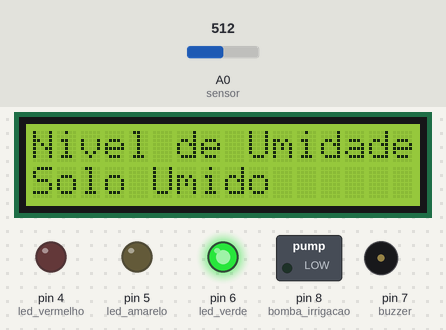
Recording of a sketch running on a simulated Arduino Uno, built with avr-gcc and run on an emulated ATmega328P. Parts: 16×2 character LCD, switched loads named in the sketch (green lamp = pin HIGH), output pins drawn as LEDs (lit = HIGH), buzzer (waves = sounding, pin HIGH). Inputs (shaded band) come from the test bench; at power-on: A0 (sensor) = 512. What the sketch prints to the serial monitor is not drawn.

Above: at 5.3 s.
5.4 s: A0 (sensor) set to 43
9.3 s: A0 (sensor) set to 36
At 11.3 s:
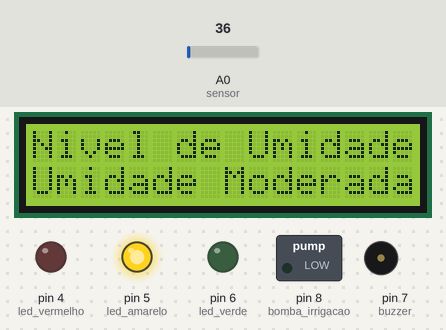
13.2 s: A0 (sensor) set to 0
At 15.3 s:
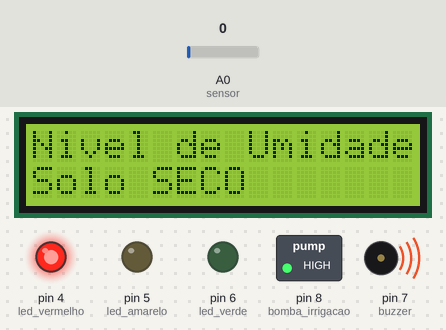
17.1 s: A0 (sensor) set to 50
At 18.7 s:
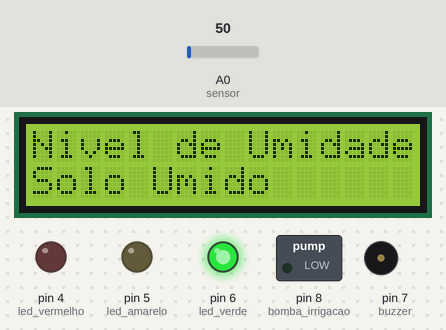
19.9 s: A0 (sensor) set to 30
At 20.8 s:
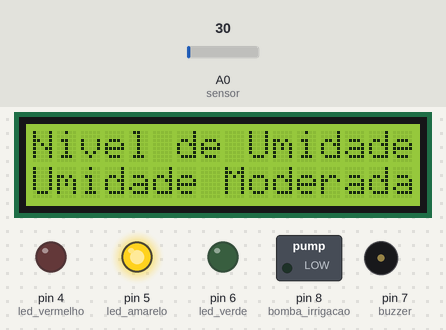
Timing chart, 0 to 22.9 s (numbered marks = the images above; inputs shaded):
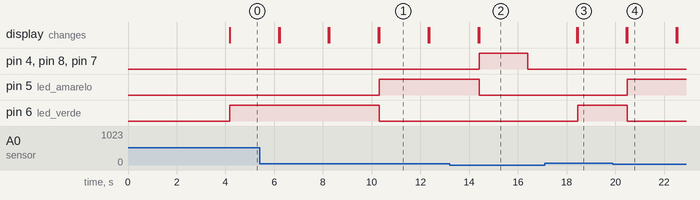

Measured:
- the behaviour switches between 41 and 40 on A0 (sensor) (found by bisection; images 0 and 1)
- after the input at 9.3 s, pin 5 (led_amarelo): LOW → HIGH after 1.0 s; pin 6 (led_verde): HIGH → LOW after 1.0 s; the display: first differs from a run without the input after 1.0 s (image 1)
- after the input at 13.2 s, pin 4 (led_vermelho), pin 8 (bomba_irrigacao), pin 7 (buzzer): LOW → HIGH after 1.2 s, → LOW 2.0 s later; pin 5 (led_amarelo): HIGH → LOW after 1.2 s; the display: first differs from a run without the input after 1.2 s (image 2)
- after the input at 17.1 s, pin 4 (led_vermelho), pin 8 (bomba_irrigacao), pin 7 (buzzer): stays LOW (without the input it goes to HIGH after 1.3 s); pin 6 (led_verde): LOW → HIGH after 1.3 s; the display: first differs from a run without the input after 1.3 s (image 3)
- after the input at 19.9 s, pin 5 (led_amarelo): LOW → HIGH after 0.60 s; pin 6 (led_verde): HIGH → LOW after 0.60 s; the display: first differs from a run without the input after 0.60 s (image 4)
- what the display in image 1 shows lasts 2.0 s, from 10.3 s to 12.3 s

The sketch:

projeto_final___prof_fabio_cardoso2.ino
```cpp
/* TRABALHO FINAL DE INTRODUÇÃO A PROGRAMAÇÃO

Professor Fábio Cardoso.

Alunos: Adam William  2015300001
        Edmar Couto   2015300009
        Marcus André  2015300019
		Yago Teixeira 2015300040

 Código implementado em C++ / Arduino para monitorar a umidade do solo e acionar uma bomba de irrigação de água para manter a umidade adequada. */

// C++ code
// Sistema de monitoramento da umidade no solo

#include <SoftwareSerial.h>
#include <LiquidCrystal_I2C.h>

//Declarando o display LCD
LiquidCrystal_I2C lcd(32, 16, 2);

int sensor = A0;
int led_vermelho = 4;
int led_amarelo = 5;
int led_verde = 6;
int buzzer = 7;
int bomba_irrigacao = 8;

void setup(){

  lcd.begin(16,2);
  Serial.begin(9600);

  pinMode(sensor, OUTPUT);

  pinMode(4,OUTPUT);
  pinMode(5,OUTPUT);
  pinMode(6,OUTPUT);
  pinMode(7,OUTPUT);
  pinMode(8,OUTPUT);

  digitalWrite(sensor, LOW);

  //Inicializa o display LCD
    lcd.init();

  	lcd.backlight();
  	lcd.leftToRight();
    lcd.setCursor(3,0);
    lcd.print("Monitor de");
    lcd.setCursor(0,1);
    lcd.print("Umidade do Solo");
    delay(4000);
}

void loop()
{
  lcd.clear();
  lcd.setCursor(0,0);
  lcd.print("Nivel de Umidade:");

    // lê o nível de tensao do pino "sensor"
    int sensorValue = analogRead(sensor);

    //Condiçoes para cada nivel de tensao
    if (sensorValue < 4) {

      Serial.print(analogRead(sensor));
      Serial.print("\n");
      lcd.setCursor(0,1);
      lcd.print("Solo SECO");
      digitalWrite(led_vermelho,1);
	  digitalWrite(led_amarelo,0);
	  digitalWrite(led_verde,0);
	  digitalWrite(buzzer,1);
      digitalWrite(bomba_irrigacao,1);
      delay(2000);
      digitalWrite(led_vermelho,0);
	  digitalWrite(led_amarelo,0);
	  digitalWrite(led_verde,0);
	  digitalWrite(buzzer,0);
      digitalWrite(bomba_irrigacao,0);
      delay(2000);
      lcd.clear();

    }
    if (sensorValue > 4 && sensorValue <=40) {//nivel de tensao entre 60% e 75%

      Serial.print(analogRead(sensor));
      Serial.print("\n");
      lcd.setCursor(0,1);
      lcd.print("Umidade Moderada");
      digitalWrite(led_vermelho,0);
	  digitalWrite(led_amarelo,1);
	  digitalWrite(led_verde,0);
	  digitalWrite(buzzer,0);
      digitalWrite(bomba_irrigacao,0);
      delay(2000);
      lcd.clear();

    }

    if (sensorValue > 40) {//nivel de tensao em 100%

      Serial.print(analogRead(sensor));
      Serial.print("\n");
      lcd.setCursor(0,1);
      lcd.print("Solo Umido");
      digitalWrite(led_vermelho,0);
	  digitalWrite(led_amarelo,0);
	  digitalWrite(led_verde,1);
	  digitalWrite(buzzer,0);
      digitalWrite(bomba_irrigacao,0);
      delay(2000);
      lcd.clear();
    }
      delay(10);
}
```
